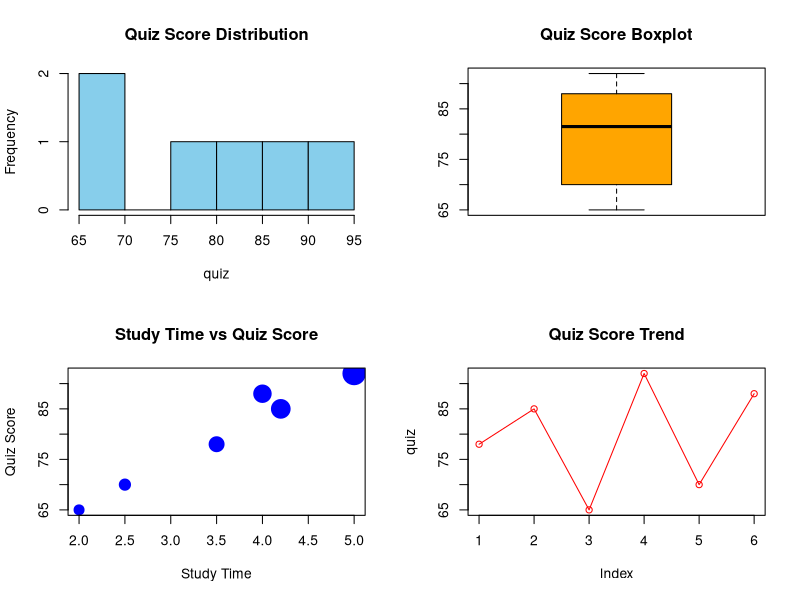

The R script that drew this image:
student <- c("L01","L02","L03","L04","L05","L06")
study <- c(3.5,4.2,2.0,5.0,2.5,4.0)
videos <- c(12,15,8,18,9,14)
quiz <- c(78,85,65,92,70,88)

par(mfrow=c(2,2))

# Histogram
hist(quiz,
     col="skyblue",
     main="Quiz Score Distribution")

# Boxplot
boxplot(quiz,
        col="orange",
        main="Quiz Score Boxplot")

# Scatter Plot
plot(study,quiz,
     cex=videos/5,
     pch=19,
     col="blue",
     main="Study Time vs Quiz Score",
     xlab="Study Time",
     ylab="Quiz Score")

# Line Plot
plot(quiz,
     type="o",
     col="red",
     main="Quiz Score Trend")

par(mfrow=c(1,1))
